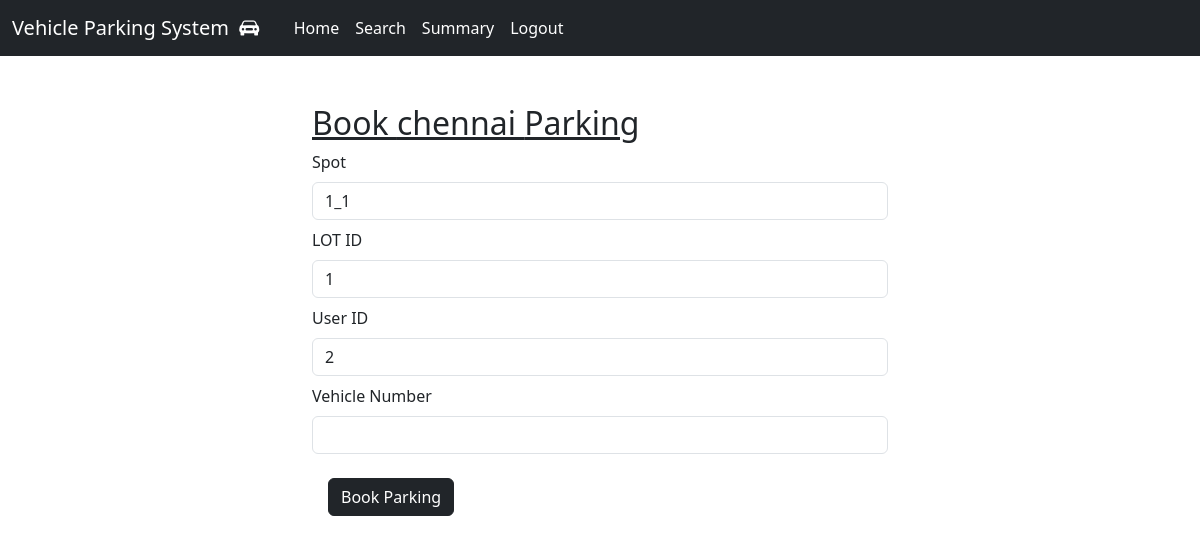
Screenshot of /book_parking/1 (signed in) with the database file from the repository.
### controllers/models.py (models this page shows)
class ParkingLot(db.Model):
    id = db.Column(db.Integer, primary_key=True, autoincrement=True)
    location = db.Column(db.String(100), nullable=False)
    address = db.Column(db.String(200), nullable=False)
    pin_code = db.Column(db.String, nullable=False)
    price = db.Column(db.String, nullable=False)
    max_spots = db.Column(db.Integer, nullable=False)
    spots = db.relationship('ParkingSpot', backref='lot', cascade="all, delete-orphan")

class ParkingSpot(db.Model):
    id = db.Column(db.Integer, primary_key=True, autoincrement=True)
    lot_id = db.Column(db.Integer, db.ForeignKey('parking_lot.id'), nullable=False)
    status = db.Column(db.String(1), nullable=False, default='A')
    spot = db.Column(db.String, nullable=False)

### controllers/general_routes.py (the view, shortened to what this page needs)
@app.route('/book_parking/<int:parking_lot_id>', methods=['GET', 'POST'])
def book_parking(parking_lot_id):
    parking_lot = ParkingLot.query.get_or_404(parking_lot_id)
    spot = ParkingSpot.query.filter_by(lot_id=parking_lot.id, status='A').first()
    if not spot:
        flash('No available parking spots in this lot.', 'error')
        return redirect(url_for('user_search_parking'))
    if not parking_lot:
        flash('Parking lot not found.', 'error')
        return redirect(url_for('user_search_parking'))
    return render_template('book_parking.html', parking_lot=parking_lot, spot=spot)

### templates/book_parking.html (shortened to what this page needs)
<!DOCTYPE html>
<html lang="en">
<head>
</head>
{% include 'index.html' %}
<body>
    {% block content %}
    <div class="container-fluid">
        <div class="row justify-content-center">
            <div class="col-6 m-3">
                <h2><u>Book {{ parking_lot.location }} Parking</u></h2>
                <form method="post" action="/book_parking/{{ parking_lot.id }}">
                    <div class="mb-2">
                        <label for="spot" class="form-label">Spot</label>
                        <input type="text" class="form-control" id="spot" name="spot" value="{{ spot.spot }}" required>
                    </div>
                    <div class="mb-2">
                        <label for="lot_id" class="form-label">LOT ID</label>
                        <input type="text" class="form-control" id="lot_id" name="lot_id" value="{{ parking_lot.id }}" required>
                    </div>
                    <div class="mb-2">
                        <label for="user_id" class="form-label">User ID</label>
                        <input type="text" class="form-control" id="user_id" name="user_id" value="{{ session['user_id'] }}" required>
                    </div>
                    <div class="mb-2">
                        <label for="vehicle_number" class="form-label">Vehicle Number</label>
                        <input type="text" class="form-control" id="vehicle_number" name="vehicle_number" required>
                    </div>
                    <button type="submit" class="btn btn-dark m-3">Book Parking</button>
                </form>
            </div>
        </div>
    </div>
    {%endblock%}
</body>
</html>

### rows the page displays
ParkingLot: location "chennai", lot_id "1"
ParkingSpot: spot "1_1"
